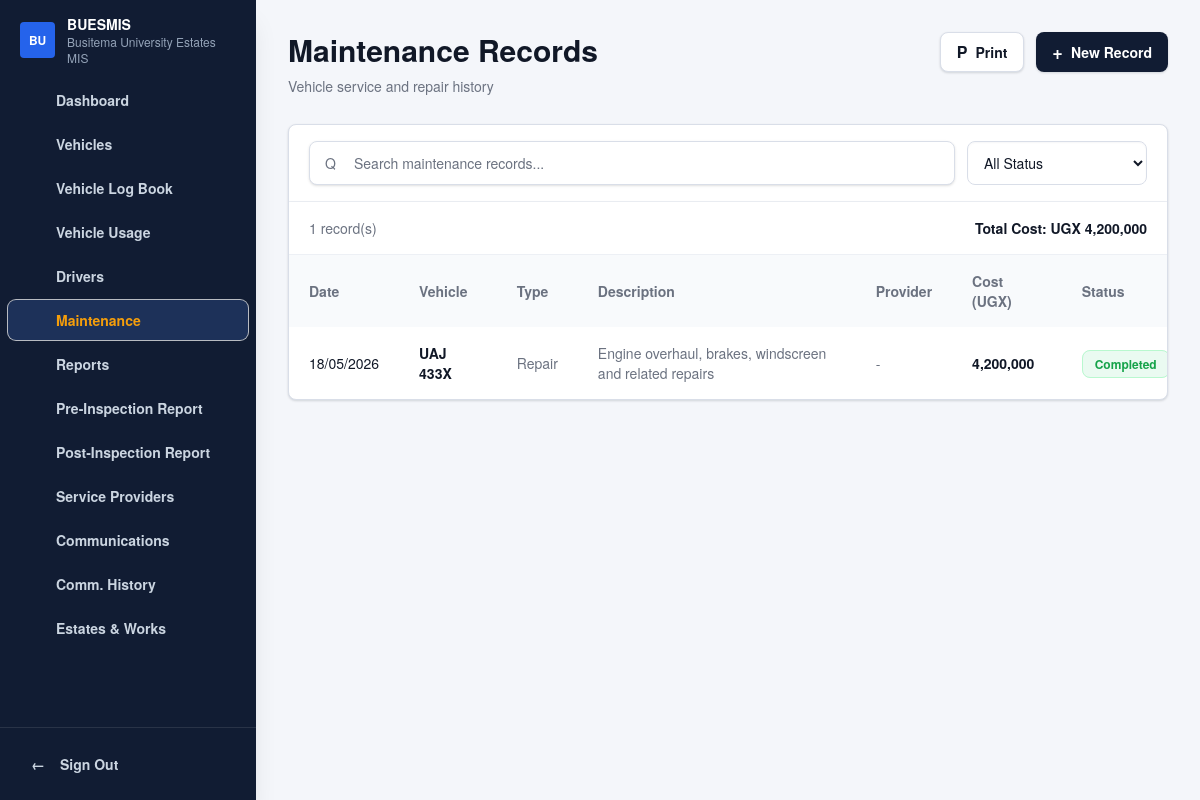
Before: /modules/maintenance/index.php with the older database file.
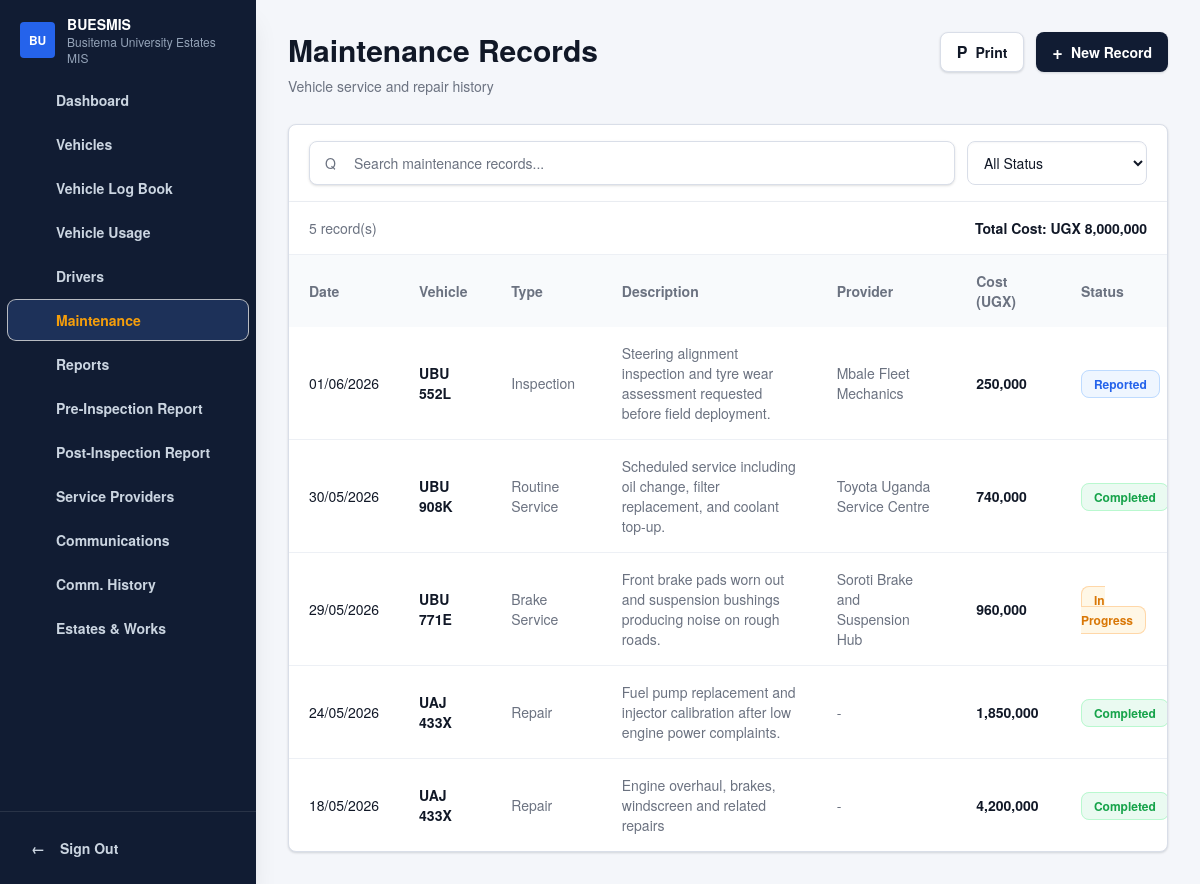
After: the same page with the newer database file.
### tables this page shows
CREATE TABLE `maintenance_records` (
  `id` int(10) UNSIGNED NOT NULL,
  `vehicle_id` int(10) UNSIGNED NOT NULL,
  `service_provider_id` int(10) UNSIGNED DEFAULT NULL,
  `reported_by` int(10) UNSIGNED DEFAULT NULL,
  `approved_by` int(10) UNSIGNED DEFAULT NULL,
  `maintenance_type` enum('repair','routine_service','inspection','brake_service','other') NOT NULL DEFAULT 'repair',
  `date_reported` date NOT NULL,
  `date_completed` date DEFAULT NULL,
  `description` text NOT NULL,
  `parts_replaced` text DEFAULT NULL,
  `total_cost` decimal(14,2) NOT NULL DEFAULT 0.00,
  `mileage_at_service` int(10) UNSIGNED DEFAULT NULL,
  `invoice_number` varchar(100) DEFAULT NULL,
  `status` enum('reported','in_progress','completed','cancelled') NOT NULL DEFAULT 'reported',
  `remarks` text DEFAULT NULL,
  `created_at` timestamp NOT NULL DEFAULT current_timestamp(),
  `updated_at` timestamp NULL DEFAULT NULL ON UPDATE current_timestamp()
);

CREATE TABLE `vehicles` (
  `id` int(10) UNSIGNED NOT NULL,
  `department_id` int(10) UNSIGNED DEFAULT NULL,
  `registration_no` varchar(50) NOT NULL,
  `make` varchar(100) NOT NULL,
  `model` varchar(100) NOT NULL,
  `manufacture_year` year(4) DEFAULT NULL,
  `vehicle_type` enum('sedan','suv','pickup','truck','van','bus','motorcycle','other') NOT NULL DEFAULT 'other',
  `fuel_type` enum('petrol','diesel','hybrid','electric','other') NOT NULL DEFAULT 'diesel',
  `current_mileage` int(10) UNSIGNED NOT NULL DEFAULT 0,
  `insurance_expiry` date DEFAULT NULL,
  `status` enum('active','maintenance','grounded','disposed') NOT NULL DEFAULT 'active',
  `notes` text DEFAULT NULL,
  `created_at` timestamp NOT NULL DEFAULT current_timestamp(),
  `updated_at` timestamp NULL DEFAULT NULL ON UPDATE current_timestamp()
);

CREATE TABLE `service_providers` (
  `id` int(10) UNSIGNED NOT NULL,
  `name` varchar(150) NOT NULL,
  `town` varchar(100) DEFAULT NULL,
  `contact_person` varchar(120) DEFAULT NULL,
  `phone` varchar(30) DEFAULT NULL,
  `email` varchar(150) DEFAULT NULL,
  `specialty` varchar(150) DEFAULT NULL,
  `status` enum('active','pending','inactive') NOT NULL DEFAULT 'active',
  `created_at` timestamp NOT NULL DEFAULT current_timestamp(),
  `updated_at` timestamp NULL DEFAULT NULL ON UPDATE current_timestamp()
);

### modules/maintenance/index.php (the view, shortened to what the changed rows need)
<?php
$activePage = 'maintenance';
require_once __DIR__ . '/../../handlers/maintenance.php';
extract(maintenanceFetchPageData());
include __DIR__ . '/../../includes/header.php';
include __DIR__ . '/../../includes/sidebar.php';
?>
<main class="min-h-screen lg:pl-64">
    <div class="mx-auto max-w-[1320px] px-4 py-8 sm:px-6 lg:px-8">
        <div class="mb-7 flex flex-col gap-4 lg:flex-row lg:items-start lg:justify-between">
            <div>
                <h1 class="text-2xl font-extrabold tracking-normal text-fleet-ink sm:text-3xl">Maintenance Records</h1>
            </div>
        </div>
        <section class="<?= $hasRecords ? 'block' : 'hidden'; ?> overflow-hidden rounded-lg border border-fleet-line bg-fleet-surface shadow-fleet-card">
            <section class="flex items-center justify-between border-b border-fleet-line-soft bg-fleet-surface px-5 py-4 text-sm shadow-sm">
                <span class="text-fleet-muted"><?= count($records); ?> record(s)</span>
                <span class="font-extrabold text-fleet-ink">Total Cost: UGX <?= number_format((float) $totalCost); ?></span>
            </section>
            <div class="overflow-x-auto">
                <table class="w-full min-w-[1040px] text-left text-sm" data-maintenance-table>
                    <thead class="bg-fleet-surface-muted text-fleet-muted">
                        <tr>
                            <th class="px-5 py-4 font-semibold">Date</th>
                            <th class="px-5 py-4 font-semibold">Vehicle</th>
                            <th class="px-5 py-4 font-semibold">Type</th>
                            <th class="px-5 py-4 font-semibold">Description</th>
                            <th class="px-5 py-4 font-semibold">Provider</th>
                            <th class="px-5 py-4 font-semibold">Cost (UGX)</th>
                            <th class="px-5 py-4 font-semibold">Status</th>
                        </tr>
                    </thead>
                    <tbody class="divide-y divide-fleet-line-soft">
                        <?php foreach ($records as $record): ?>
                            <tr
                                class="maintenance-row hover:bg-fleet-surface-muted/70"
                                data-status="<?= htmlspecialchars($record['status_value'], ENT_QUOTES, 'UTF-8'); ?>"
                                data-search="<?= htmlspecialchars(strtolower(implode(' ', [$record['date'], $record['vehicle'], $record['type'], $record['description'], $record['provider'], $record['status']])), ENT_QUOTES, 'UTF-8'); ?>"
                                data-record-id="<?= htmlspecialchars((string) $record['id'], ENT_QUOTES, 'UTF-8'); ?>"
                                data-vehicle="<?= htmlspecialchars($record['vehicle'], ENT_QUOTES, 'UTF-8'); ?>"
                                data-date="<?= htmlspecialchars($record['date'], ENT_QUOTES, 'UTF-8'); ?>"
                                data-provider="<?= htmlspecialchars($record['provider'], ENT_QUOTES, 'UTF-8'); ?>"
                                data-cost="<?= htmlspecialchars($record['cost'], ENT_QUOTES, 'UTF-8'); ?>"
                                data-vehicle-id="<?= htmlspecialchars((string) $record['vehicle_id'], ENT_QUOTES, 'UTF-8'); ?>"
                                data-service-provider-id="<?= htmlspecialchars((string) ($record['service_provider_id'] ?? ''), ENT_QUOTES, 'UTF-8'); ?>"
                                data-type="<?= htmlspecialchars($record['type_value'], ENT_QUOTES, 'UTF-8'); ?>"
                                data-date-reported="<?= htmlspecialchars($record['date_raw'], ENT_QUOTES, 'UTF-8'); ?>"
                                data-date-completed="<?= htmlspecialchars($record['date_completed_raw'], ENT_QUOTES, 'UTF-8'); ?>"
                                data-description="<?= htmlspecialchars($record['description_raw'], ENT_QUOTES, 'UTF-8'); ?>"
                                data-parts-replaced="<?= htmlspecialchars($record['parts_replaced_raw'], ENT_QUOTES, 'UTF-8'); ?>"
                                data-total-cost="<?= htmlspecialchars($record['cost_raw'], ENT_QUOTES, 'UTF-8'); ?>"
                                data-mileage-at-service="<?= htmlspecialchars($record['mileage_raw'], ENT_QUOTES, 'UTF-8'); ?>"
                                data-invoice-number="<?= htmlspecialchars($record['invoice_raw'], ENT_QUOTES, 'UTF-8'); ?>"
                                data-status-value="<?= htmlspecialchars($record['status_value'], ENT_QUOTES, 'UTF-8'); ?>"
                                data-status-label="<?= htmlspecialchars($record['status'], ENT_QUOTES, 'UTF-8'); ?>"
                                data-remarks="<?= htmlspecialchars($record['remarks_raw'], ENT_QUOTES, 'UTF-8'); ?>"
                            >
                                <td class="px-5 py-4 text-fleet-ink"><?= htmlspecialchars($record['date'], ENT_QUOTES, 'UTF-8'); ?></td>
                                <td class="px-5 py-4 font-extrabold text-fleet-ink"><?= htmlspecialchars($record['vehicle'], ENT_QUOTES, 'UTF-8'); ?></td>
                                <td class="px-5 py-4 text-fleet-muted"><?= htmlspecialchars($record['type'], ENT_QUOTES, 'UTF-8'); ?></td>
                                <td class="px-5 py-4 text-fleet-muted"><?= htmlspecialchars($record['description'], ENT_QUOTES, 'UTF-8'); ?></td>
                                <td class="px-5 py-4 text-fleet-muted"><?= htmlspecialchars($record['provider'], ENT_QUOTES, 'UTF-8'); ?></td>
                                <td class="px-5 py-4 font-extrabold text-fleet-ink"><?= htmlspecialchars($record['cost'], ENT_QUOTES, 'UTF-8'); ?></td>
                                <td class="px-5 py-4">
                                    <?php if ($record['status'] === 'Completed'): ?>
                                        <span class="rounded-lg border border-green-200 bg-fleet-success-soft px-3 py-1 text-xs font-semibold text-fleet-success">Completed</span>
                                    <?php elseif ($record['status'] === 'In Progress'): ?>
                                        <span class="rounded-lg border border-orange-200 bg-fleet-warning-soft px-3 py-1 text-xs font-semibold text-fleet-warning-strong">In Progress</span>
                                    <?php elseif ($record['status'] === 'Cancelled'): ?>
                                        <span class="rounded-lg border border-red-200 bg-red-50 px-3 py-1 text-xs font-semibold text-fleet-danger">Cancelled</span>
                                    <?php else: ?>
                                        <span class="rounded-lg border border-blue-200 bg-blue-50 px-3 py-1 text-xs font-semibold text-fleet-primary">Reported</span>
                                    <?php endif; ?>
                                </td>
                            </tr>
                        <?php endforeach; ?>
                    </tbody>
                </table>
            </div>
        </section>
    </div>
</main>
<?php include __DIR__ . '/../../includes/footer.php'; ?>

### includes/sidebar.php (shortened to what the changed rows need)
<?php
$activePage = $activePage ?? '';
require_once __DIR__ . '/sidebar-data.php';
require_once __DIR__ . '/sidebar-icons.php';
?>
<aside id="app-sidebar" class="fixed inset-y-0 left-0 z-30 flex w-64 -translate-x-full flex-col bg-fleet-sidebar text-fleet-sidebar-text shadow-xl transition-transform duration-200 lg:translate-x-0">
    <nav class="flex-1 space-y-1 px-2">
        <?php foreach ($navItems as $item): ?>
            <?php $isActive = $activePage === $item['key']; ?>
            <a href="<?= htmlspecialchars($item['href'], ENT_QUOTES, 'UTF-8'); ?>" class="flex h-10 items-center gap-3 rounded-lg px-4 text-sm font-semibold transition <?= $isActive ? 'bg-fleet-sidebar-active text-fleet-warning ring-1 ring-white/70' : 'text-fleet-sidebar-text hover:bg-fleet-sidebar-soft hover:text-white'; ?>">
                <?= sidebarIcon($item['icon']); ?>
                <span><?= htmlspecialchars($item['label'], ENT_QUOTES, 'UTF-8'); ?></span>
            </a>
        <?php endforeach; ?>
    </nav>
</aside>

### includes/sidebar-icons.php
<?php
function sidebarIcon(string $name): string
{
    $attrs = 'class="h-5 w-5 shrink-0" viewBox="0 0 24 24" fill="none" stroke="currentColor" stroke-width="2" stroke-linecap="round" stroke-linejoin="round" aria-hidden="true"';
    $paths = [
        'dashboard' => '<rect width="7" height="7" x="3" y="3" rx="1"></rect><rect width="7" height="7" x="14" y="3" rx="1"></rect><rect width="7" height="7" x="14" y="14" rx="1"></rect><rect width="7" height="7" x="3" y="14" rx="1"></rect>',
        'car' => '<path d="M19 17h2c.6 0 1-.4 1-1v-3c0-.9-.7-1.7-1.5-1.9L18.7 8c-.4-.6-1-.9-1.7-.9H7c-.7 0-1.3.3-1.7.9l-1.8 3.1C2.7 11.3 2 12.1 2 13v3c0 .6.4 1 1 1h2"></path><circle cx="7" cy="17" r="2"></circle><circle cx="17" cy="17" r="2"></circle><path d="M5 11h14"></path>',
        'book' => '<path d="M4 19.5A2.5 2.5 0 0 1 6.5 17H20"></path><path d="M4 4.5A2.5 2.5 0 0 1 6.5 2H20v20H6.5A2.5 2.5 0 0 1 4 19.5z"></path>',
        'users' => '<path d="M16 21v-2a4 4 0 0 0-4-4H6a4 4 0 0 0-4 4v2"></path><circle cx="9" cy="7" r="4"></circle><path d="M22 21v-2a4 4 0 0 0-3-3.9"></path><path d="M16 3.1a4 4 0 0 1 0 7.8"></path>',
        'wrench' => '<path d="M14.7 6.3a4 4 0 0 0-5.4 5.4L3 18l3 3 6.3-6.3a4 4 0 0 0 5.4-5.4l-2.7 2.7-3-3z"></path>',
        'file' => '<path d="M14 2H6a2 2 0 0 0-2 2v16a2 2 0 0 0 2 2h12a2 2 0 0 0 2-2V8z"></path><path d="M14 2v6h6"></path><path d="M8 13h8"></path><path d="M8 17h5"></path>',
        'clipboard-list' => '<rect width="16" height="18" x="4" y="4" rx="2"></rect><path d="M9 2h6a1 1 0 0 1 1 1v2H8V3a1 1 0 0 1 1-1z"></path><path d="M8 11h.01"></path><path d="M12 11h4"></path><path d="M8 16h.01"></path><path d="M12 16h4"></path>',
        'clipboard-check' => '<rect width="16" height="18" x="4" y="4" rx="2"></rect><path d="M9 2h6a1 1 0 0 1 1 1v2H8V3a1 1 0 0 1 1-1z"></path><path d="m9 14 2 2 4-5"></path>',
        'building' => '<path d="M3 21h18"></path><path d="M5 21V7l8-4v18"></path><path d="M19 21V11l-6-4"></path><path d="M9 9h1"></path><path d="M9 13h1"></path><path d="M9 17h1"></path>',
        'message' => '<path d="M21 15a2 2 0 0 1-2 2H8l-5 4V5a2 2 0 0 1 2-2h14a2 2 0 0 1 2 2z"></path>',
        'history' => '<path d="M3 12a9 9 0 1 0 3-6.7"></path><path d="M3 3v6h6"></path><path d="M12 7v5l3 2"></path>',
        'hard-hat' => '<path d="M2 18a2 2 0 0 0 2 2h16a2 2 0 0 0 2-2"></path><path d="M4 18v-2a8 8 0 0 1 16 0v2"></path><path d="M10 10v8"></path><path d="M14 10v8"></path>',
    ];
    return '<svg ' . $attrs . '>' . ($paths[$name] ?? $paths['dashboard']) . '</svg>';
}

Changed rows visible on the page:
added maintenance_records: date "01/06/2026", vehicle.registration_no "UBU 552L", type "Inspection", description "Steering alignment inspection and tyre wear assessment requested before field deployment.", service_provider.name "Mbale Fleet Mechanics", cost "250,000", shows "Reported"
added maintenance_records: date "30/05/2026", vehicle.registration_no "UBU 908K", type "Routine Service", description "Scheduled service including oil change, filter replacement, and coolant top-up.", service_provider.name "Toyota Uganda Service Centre", cost "740,000", shows "Completed"
added maintenance_records: date "29/05/2026", vehicle.registration_no "UBU 771E", type "Brake Service", description "Front brake pads worn out and suspension bushings producing noise on rough roads.", service_provider.name "Soroti Brake and Suspension Hub", cost "960,000", shows "In Progress"
added maintenance_records: date "24/05/2026", vehicle.registration_no "UAJ 433X", type "Repair", description "Fuel pump replacement and injector calibration after low engine power complaints.", provider "-", cost "1,850,000", shows "Completed"
Other visible differences:
count($records): "1" → "5"
$totalCost: "4,200,000" → "8,000,000"
